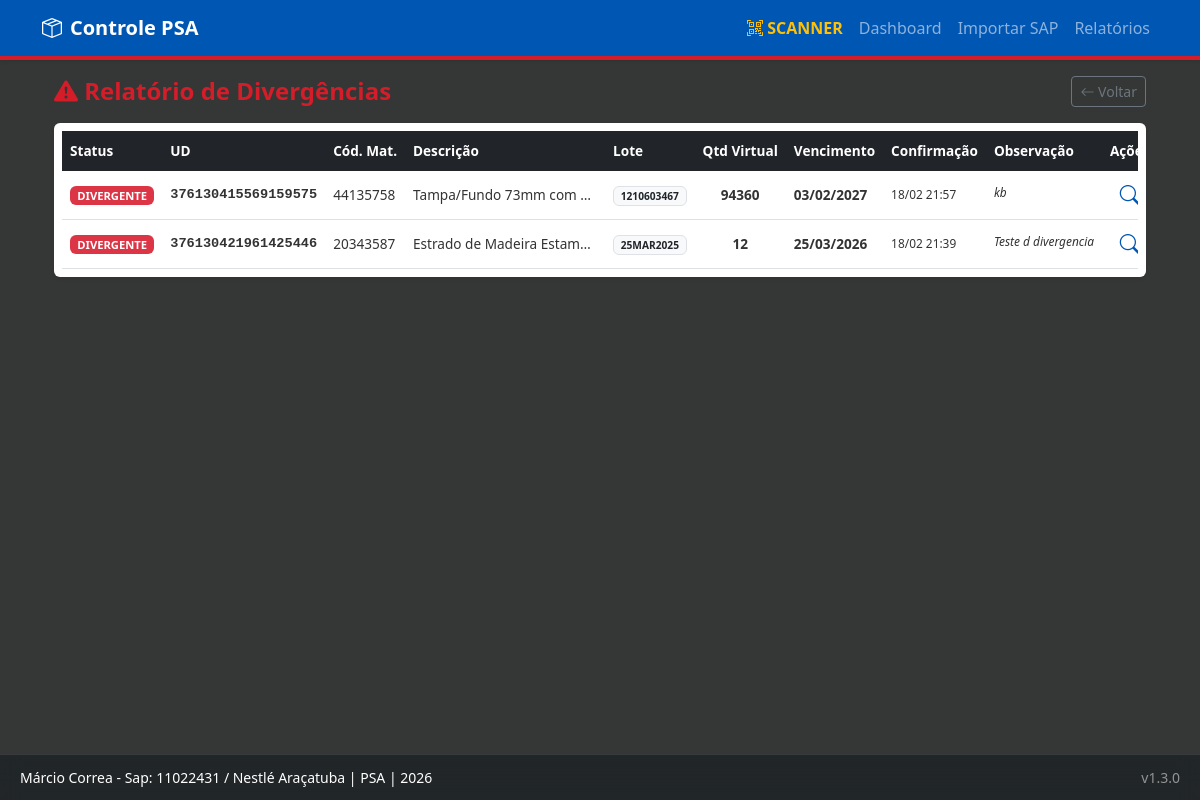
The page /relatorios/divergencias on the database as committed earlier.
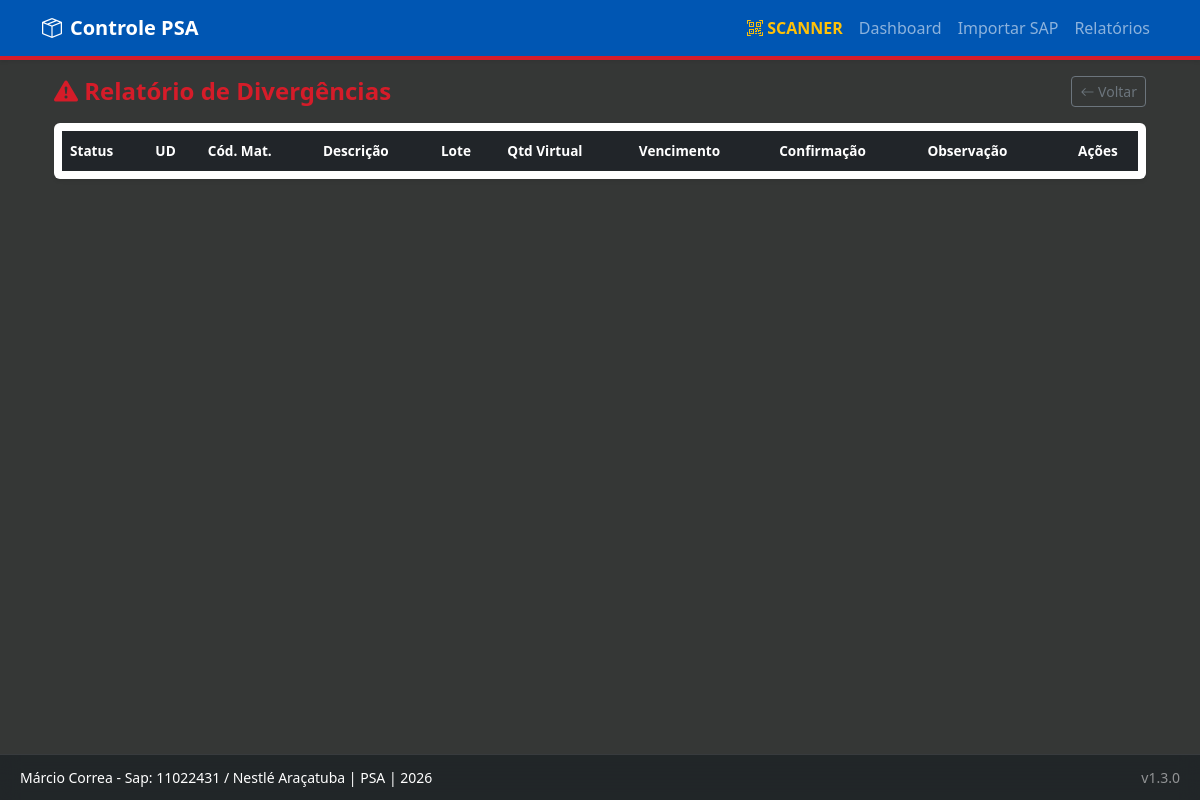
The same page on the database as committed later.
### app/models/material.py (models this page shows, shortened)
class MaterialPSA(db.Model):
    __tablename__ = 'material_psa'
    id = db.Column(db.Integer, primary_key=True)
    unidade_deposito = db.Column(db.String(50), unique=True, nullable=False) # UD
    cod_material = db.Column(db.String(50), nullable=False)
    desc_material = db.Column(db.String(200))
    lote = db.Column(db.String(50))
    posicao_deposito = db.Column(db.String(50))
    tipo_deposito = db.Column(db.String(20)) # PSA, Depósito Fixo, etc.
    quantidade_estoque = db.Column(db.Float, default=0.0)
    unidade_medida = db.Column(db.String(10)) # PC, KG, UN
    data_vencimento = db.Column(db.Date)
    data_ultimo_mov = db.Column(db.Date)
    data_importacao = db.Column(db.DateTime, default=datetime.utcnow)
    conferido = db.Column(db.Boolean, default=False)
    data_conferencia = db.Column(db.DateTime)
    conferente_sap = db.Column(db.String(20)) # Removi a FK temporariamente para evitar erro se a tabela usuarios não existir
    possui_divergencia = db.Column(db.Boolean, default=False)
    observacao_conferente = db.Column(db.Text)

### app/routes/main.py (the view)
@bp.route('/relatorios/divergencias')
def relatorio_divergencias():
    data_filtro = request.args.get('data_filtro')
    if data_filtro == 'None' or not data_filtro:
        data_filtro = None
    query = MaterialPSA.query.filter_by(possui_divergencia=True)
    if data_filtro:
        todos_erros = query.all()
        materiais_filtrados = [m for m in todos_erros if m.data_importacao and m.data_importacao.strftime('%d/%m/%Y') == data_filtro]
    else:
        materiais_filtrados = query.order_by(MaterialPSA.data_conferencia.desc()).all()
    return render_template('relatorio_lista.html', materiais=materiais_filtrados, data_atual=data_filtro)

### app/templates/relatorio_lista.html
{% extends "base.html" %}
{% block content %}
<div class="container-fluid mt-3">
    <div class="d-flex justify-content-between align-items-center mb-3">
        <h4 class="fw-bold text-danger m-0">
            <i class="bi bi-exclamation-triangle-fill"></i> Relatório de Divergências
        </h4>
        <a href="{{ url_for('main.dashboard', data_filtro=data_atual) }}" class="btn btn-sm btn-outline-secondary">
            <i class="bi bi-arrow-left"></i> Voltar
        </a>
    </div>
    <div class="card shadow-sm border-0">
        <div class="card-body p-2">
            <div class="table-responsive">
                <table class="table table-hover table-sm align-middle mb-0 text-nowrap tabela-dinamica" style="font-size: 0.85rem;">
                    <thead class="table-dark">
                        <tr>
                            <th>Status</th>
                            <th>UD</th>
                            <th>Cód. Mat.</th>
                            <th>Descrição</th>
                            <th>Lote</th>
                            <th>Qtd Virtual</th>
                            <th>Vencimento</th>
                            <th>Confirmação</th>
                            <th>Observação</th>
                            <th class="text-center no-sort">Ações</th>
                        </tr>
                    </thead>
                    <tbody>
                        {% for m in materiais %}
                        <tr>
                            <td><span class="badge bg-danger py-1" style="font-size: 0.7rem;">DIVERGENTE</span></td>
                            <td class="fw-bold text-primary font-monospace">{{ m.unidade_deposito }}</td>
                            <td>{{ m.cod_material }}</td>
                            <td class="text-truncate" style="max-width: 200px;" title="{{ m.desc_material }}">
                                {{ m.desc_material }}
                            </td>
                            <td><span class="badge bg-light text-dark border">{{ m.lote or 'S/L' }}</span></td>
                            <td class="fw-bold text-center">{{ m.quantidade_estoque|int }}</td>
                            <td class="text-danger fw-bold">{{ m.data_vencimento.strftime('%d/%m/%Y') if m.data_vencimento else '---' }}</td>
                            <td class="small">{{ m.data_conferencia.strftime('%d/%m %H:%M') if m.data_conferencia }}</td>
                            <td class="text-muted small">
                                <em class="text-truncate d-inline-block" style="max-width: 150px;" title="{{ m.observacao_conferente }}">
                                    {{ m.observacao_conferente or 'Sem notas' }}
                                </em>
                            </td>
                            <td class="text-center">
                                <button class="btn btn-sm p-0 text-primary" onclick="verDetalhes('{{ m.unidade_deposito }}')">
                                    <i class="bi bi-search fs-5"></i>
                                </button>
                            </td>
                        </tr>
                        {% endfor %}
                    </tbody>
                </table>
            </div>
        </div>
    </div>
</div>
{% endblock %}

Rows that differ between the two databases and show on the page:
no longer on this page (row edited): MaterialPSA: unidade_deposito "376130415569159575", cod_material "44135758", desc_material "Tampa/Fundo 73mm com…", lote "1210603467", quantidade_estoque "94360", data_vencimento "03/02/2027", data_conferencia "18/02 21:57", observacao_conferente "kb"
no longer on this page (row edited): MaterialPSA: unidade_deposito "376130421961425446", cod_material "20343587", desc_material "Estrado de Madeira Estam…", lote "25MAR2025", quantidade_estoque "12", data_vencimento "25/03/2026", data_conferencia "18/02 21:39", observacao_conferente "Teste d divergencia"
